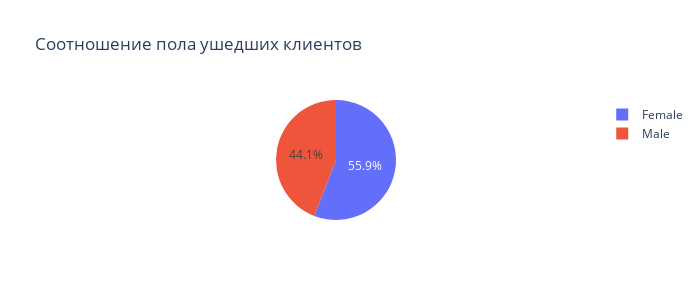

The cell this chart's notebook holds for it:
### Markdown cell above
Взаимосвязи кредитного рейтинга клиента и его предполагаемой зарплаты не выявлено.

### Code cell
# 9.6. Кто чаще уходит, мужчины или женщины? Постройте график, который иллюстрирует это.

import pandas as pd
import plotly
import plotly.express as px
import matplotlib.pyplot as plt
%matplotlib inline
import seaborn as sns

churn_data = pd.read_csv(r'C:\Users\grish\OneDrive\Рабочий стол\skillfactory\pandas\data\churn.csv')
churn_data.drop(['RowNumber'], axis=1, inplace=True)

fig = px.pie(
    data_frame=churn_data[churn_data['Exited'] == 1],
    names = 'Gender',
    height = 300,
    width = 700,
    title = 'Соотношение пола ушедших клиентов'
)
fig.show()

### Figure 1 — Plotly figure (JSON) as saved in the notebook; plotly's stock layout.template omitted (floating-point values rounded to 4 significant figures; data arrays with more than 128 entries replaced by an {"elided": "..."} marker saying what was removed)
{"data": [{"domain": {"x": [0, 1], "y": [0, 1]}, "hovertemplate": "Gender=%{label}<extra></extra>", "labels": {"elided": "2037 str values"}, "legendgroup": "", "name": "", "showlegend": true, "type": "pie"}], "layout": {"height": 300, "legend": {"tracegroupgap": 0}, "title": {"text": "Соотношение пола ушедших клиентов"}, "width": 700}}
